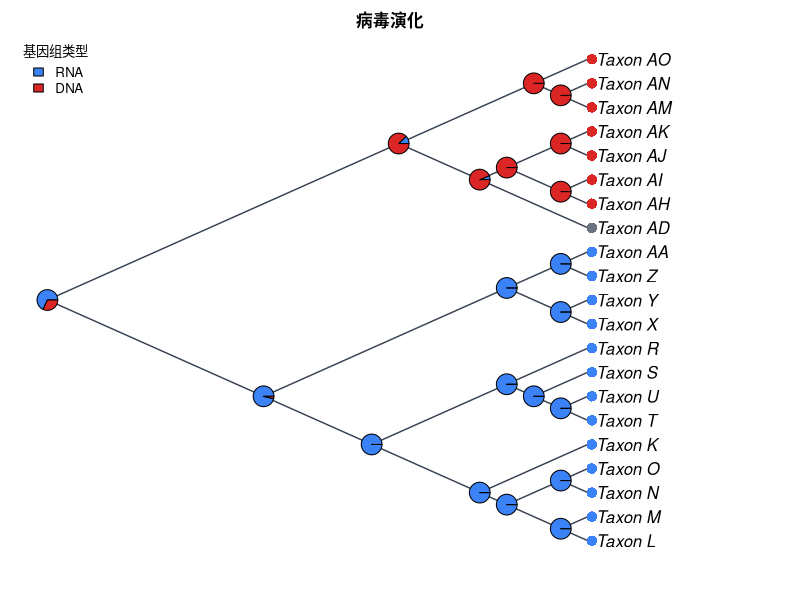

Source code (R):
#!/usr/bin/env Rscript
# CladeForge reproducible-analysis script
# Project : 病毒演化
# Format  : CladeForge project v0.2.0
# Software: CladeForge 0.3.0 (this header is the provenance stamp a
#           reproducibility checklist asks for: software version, generation
#           time and the analysis parameters are printed beside the numbers)
# Generated: (timestamp omitted in fixture)
#
# PARAMETER SUMMARY (what the app used):
#   * parsimony: tie-break = parent-state first, then tip frequency, then
#     declaration order; the reported single path is ONE of possibly many
#     equally parsimonious reconstructions.
#   * Mk: each character's rate is the application's own fit (maximum-likelihood fit (1-D profile over the pruning likelihood)),
#     baked in at generation time; the script replays that number instead of
#     re-fitting, so its posteriors match what the app reported. Characters the
#     app could not fit fall back to 1 / mean(branch length) with a printed
#     note. Display threshold applied post hoc; the posterior is marginal
#     (per-node), NOT joint.
#   * The R implementation below computes the likelihood in ORDINARY space
#     while the app runs in log-space: values agree to floating-point noise on
#     modest trees but can drift on very large or very unbalanced ones.
#   * Node ancestral states asserted by the user in CladeForge are IGNORED by
#     the parsimony baseline (independent reference by design); the R script
#     reproduces that baseline, not the user's hypotheses.
#
# What this script reproduces, and what it does not:
#   REPRODUCED (same algorithms as the application):
#     * Sankoff parsimony with the project's step matrix (advisory baseline);
#     * equal-rates Mk ancestral-state reconstruction (pruning + up-pass), i.e.
#       the posterior probabilities the app reports.
#   APPROXIMATED:
#     * a PDF figure drawn from the same data — character-coloured tips,
#       posterior pies, legend — in the project's cladogram layout
#       (equal branch spacing, like the CladeForge cladogram (branch lengths ignored)). It is NOT a pixel copy of the on-screen figure: manual
#       node positions, collapsed clades, custom reticulation edges, era bands
#       and the interactive ladderising order are GUI state that ape does not
#       consume. The topology, tip labels, states and posteriors are identical;
#       the geometry is a same-data rendering.
#   Branch lengths: present, used as given.
# Run with: Rscript this_file.R   (install.packages("ape") if needed)

library(ape)

# The tree is assembled from vectors rather than parsed from Newick, so every
# label survives byte-exact even where ape's own reader would mangle it.
tree <- structure(
  list(
    edge = matrix(c(22, 23, 22, 24, 23, 25, 23, 26, 24, 27, 24, 28, 25, 29, 25, 30, 26, 31, 26, 32, 27, 1, 27, 33, 28, 34, 28, 2, 29, 35, 29, 3, 30, 36, 30, 4, 31, 5, 31, 6, 32, 7, 32, 8, 33, 37, 33, 38, 34, 9, 34, 10, 35, 39, 35, 40, 36, 41, 36, 11, 37, 12, 37, 13, 38, 14, 38, 15, 39, 16, 39, 17, 40, 18, 40, 19, 41, 20, 41, 21), ncol = 2, byrow = TRUE),
    edge.length = c(200, 400, 950, 1150, 1300, 1350, 50, 150, 50, 150, 2500, 1250, 50, 2450, 1450, 3000, 1600, 2900, 2800, 2800, 2700, 2700, 50, 150, 2400, 2400, 50, 150, 50, 1300, 1200, 1200, 1100, 1100, 1500, 1500, 1400, 1400, 1250, 1250),
    Nnode = 20L,
    tip.label = c("Taxon_AD", "Taxon_AO", "Taxon_K", "Taxon_R", "Taxon_X", "Taxon_Y", "Taxon_Z", "Taxon_AA", "Taxon_AM", "Taxon_AN", "Taxon_S", "Taxon_AH", "Taxon_AI", "Taxon_AJ", "Taxon_AK", "Taxon_L", "Taxon_M", "Taxon_N", "Taxon_O", "Taxon_T", "Taxon_U"),
    node.label = c("Taxon_A", "Taxon_B", "Taxon_C", "Taxon_D", "Taxon_E", "Taxon_AB", "Taxon_AC", "Taxon_F", "Taxon_G", "Taxon_V", "Taxon_W", "Taxon_AE", "Taxon_AL", "Taxon_H", "Taxon_P", "Taxon_AF", "Taxon_AG", "Taxon_I", "Taxon_J", "Taxon_Q")
  ),
  class = "phylo"
)

# Branch lengths, with an explicit unit-length fallback: a cladogram-only project
# serialises no lengths at all, and 1 / mean(NULL) would poison every
# transition probability below.
bl <- tree$edge.length
if (is.null(bl) || !any(is.finite(bl) & bl > 0)) {
  bl <- rep(1, nrow(tree$edge))
  cat("NOTE: the tree carries no usable branch lengths; Mk probabilities and the\n")
  cat("      figure use unit (equal) branch lengths, i.e. topology-only inference.\n\n")
}

# Equal-rates Mk rate: one expected substitution per mean branch, so the
# transition probabilities are invariant to the tree's absolute scale. Every
# length above is already resolved the way the application resolves it (a
# recorded 0 is a real zero; unset / negative / non-finite became 1), so the mean
# runs over ALL of them — filtering here would drop zero-length and unmeasured
# edges from the average and make this script reconstruct at a different rate
# than the application reports. Deriving it from the fallback-protected bl
# above is what keeps the rate finite for a cladogram-only project.
#
# This fallback rate is used ONLY for a character the application itself could
# not fit (NULL rate below); characters with a baked rate replay the
# application's ML value, so the script's posteriors match the app's instead
# of drifting with the branch-length mean.
rate <- 1 / mean(bl)


characters <- list(
  list(
    name = "基因组类型",
    type = "discrete",
    states = c("RNA", "DNA"),
    colors = c("#3b82f6", "#dc2626"),
    cost = NULL,
    rate = 0.0000250272979175439,
    tips = c("Taxon_K" = "RNA", "Taxon_L" = "RNA", "Taxon_M" = "RNA", "Taxon_N" = "RNA", "Taxon_O" = "RNA", "Taxon_R" = "RNA", "Taxon_S" = "RNA", "Taxon_T" = "RNA", "Taxon_U" = "RNA", "Taxon_X" = "RNA", "Taxon_Y" = "RNA", "Taxon_Z" = "RNA", "Taxon_AA" = "RNA", "Taxon_AH" = "DNA", "Taxon_AI" = "DNA", "Taxon_AJ" = "DNA", "Taxon_AK" = "DNA", "Taxon_AM" = "DNA", "Taxon_AN" = "DNA", "Taxon_AO" = "DNA")
  ),
  list(
    name = "宿主类型",
    type = "discrete",
    states = c("动物", "细菌", "植物", "原生生物（阿米巴）"),
    colors = c("#8b5cf6", "#f59e0b", "#22c55e", "#14b8a6"),
    cost = NULL,
    rate = 0.000024057016433407586,
    tips = c("Taxon_K" = "植物", "Taxon_L" = "动物", "Taxon_M" = "动物", "Taxon_N" = "动物", "Taxon_O" = "动物", "Taxon_R" = "动物", "Taxon_S" = "动物", "Taxon_T" = "动物", "Taxon_U" = "动物", "Taxon_X" = "动物", "Taxon_Y" = "动物", "Taxon_Z" = "动物", "Taxon_AA" = "动物", "Taxon_AH" = "动物", "Taxon_AI" = "动物", "Taxon_AJ" = "细菌", "Taxon_AK" = "细菌", "Taxon_AM" = "动物", "Taxon_AN" = "动物", "Taxon_AO" = "原生生物（阿米巴）")
  )
)

# --- helpers ----------------------------------------------------------------

## Equal-rates (ER) Mk transition matrix P(t): the same closed form used by
## CladeForge's inference assistant. The rate is scaled by the mean branch
## length so probabilities are invariant to the tree's absolute scale.
p_er <- function(t, k, rate) {
  e <- exp(-k * rate * t)
  P <- matrix(1 / k, k, k) - (1 / k) * e
  diag(P) <- 1 / k + ((k - 1) / k) * e
  P
}

## Sankoff parsimony down/up pass. 'cost' is k x k; tips absent from tip_states
## are treated as missing data.
sankoff <- function(tree, tip_states, states, cost) {
  ntip <- length(tree$tip.label)
  k <- length(states)
  sidx <- setNames(seq_len(k), states)
  x <- sidx[tip_states[tree$tip.label]]
  parent <- tree$edge[, 1]
  child <- tree$edge[, 2]
  kids <- split(child, parent)
  root <- setdiff(unique(parent), unique(child))
  g <- matrix(0, nrow = ntip + tree$Nnode, ncol = k)
  rownames(g) <- as.character(seq_len(ntip + tree$Nnode))
  ## Down-pass: internal node indices decrease from root, so descending order
  ## visits children before parents.
  for (v in sort(as.integer(names(kids)), decreasing = TRUE)) {
    for (i in seq_len(k)) {
      total <- 0
      for (ch in kids[[as.character(v)]]) {
        if (ch <= ntip) {
          xi <- x[[ch]]
          if (is.na(xi)) next
          total <- total + min(cost[i, ] + ifelse(seq_len(k) == xi, 0, Inf))
        } else {
          total <- total + min(cost[i, ] + g[as.character(ch), ])
        }
      }
      g[as.character(v), i] <- total
    }
  }
  ## Up-pass: assign each node a state minimising cost given its parent.
  node_state <- integer(ntip + tree$Nnode)
  walk <- function(v, parent_state) {
    base <- if (parent_state == 0L) rep(0, k) else cost[parent_state, ]
    scores <- base + g[as.character(v), ]
    best <- which.min(scores)
    node_state[v] <<- best
    for (ch in kids[[as.character(v)]]) {
      if (ch > ntip) walk(ch, best)
    }
  }
  walk(root, 0L)
  list(cost = min(g[as.character(root), ]),
       states = node_state, k = k)
}

## Equal-rates Mk marginal ancestral reconstruction: Felsenstein pruning
## (down-pass) + parent/sibling up-pass, normal space. Uses the script-level
## 'bl' (which already falls back to unit lengths when the tree has none) and the
## 'rate' is passed per character: the application's own ML fit for that
## character when it has one, else the 1 / mean usable branch length fallback.
## For very large or very unbalanced trees prefer log-space implementations
## (phangorn::ace, phytools).
mk_asr <- function(tree, tip_states, states, rate) {
  ntip <- length(tree$tip.label)
  k <- length(states)
  sidx <- setNames(seq_len(k), states)
  x <- sidx[tip_states[tree$tip.label]]
  parent <- tree$edge[, 1]
  child <- tree$edge[, 2]
  kids <- split(seq_along(child), parent)  # edge-row indices per parent
  root <- setdiff(unique(parent), unique(child))
  L <- matrix(1, nrow = ntip + tree$Nnode, ncol = k)
  rownames(L) <- as.character(seq_len(ntip + tree$Nnode))
  for (v in sort(as.integer(names(kids)), decreasing = TRUE)) {
    rows <- kids[[as.character(v)]]
    vec <- rep(1, k)
    for (r in rows) {
      ch <- child[r]
      m <- if (ch <= ntip) {
        xi <- x[[ch]]
        if (is.na(xi)) rep(1, k) else as.numeric(seq_len(k) == xi)
      } else L[as.character(ch), ]
      vec <- vec * (p_er(bl[r], k, rate) %*% m)
    }
    s <- sum(vec)
    L[as.character(v), ] <- if (s > 0) vec / s else rep(1 / k, k)
  }
  G <- matrix(1 / k, nrow = ntip + tree$Nnode, ncol = k)
  rownames(G) <- rownames(L)
  for (v in sort(as.integer(names(kids)))) {
    rows <- kids[[as.character(v)]]
    for (r in rows) {
      ch <- child[r]
      if (ch <= ntip) next
      sib_msg <- rep(1, k)
      for (r2 in rows) {
        ch2 <- child[r2]
        if (ch2 == ch) next
        m2 <- if (ch2 <= ntip) {
          xi <- x[[ch2]]
          if (is.na(xi)) rep(1, k) else as.numeric(seq_len(k) == xi)
        } else L[as.character(ch2), ]
        sib_msg <- sib_msg * (p_er(bl[r2], k, rate) %*% m2)
      }
      G[as.character(ch), ] <- p_er(bl[r], k, rate) %*% (G[as.character(v), ] * sib_msg)
      G[as.character(ch), ] <- G[as.character(ch), ] / sum(G[as.character(ch), ])
    }
  }
  post <- L * G
  post <- post / rowSums(post)
  list(posterior = post)
}

# --- analysis ---------------------------------------------------------------

cat("CladeForge reproducible analysis\n")
cat("Tree:", Ntip(tree), "tips,", tree$Nnode, "internal nodes\n\n")

internal_nodes <- (length(tree$tip.label) + 1):(length(tree$tip.label) + tree$Nnode)

for (ch in characters) {
  cat("== Character:", ch$name, "==\n")
  if (ch$type != "discrete" || length(ch$states) < 2) {
    cat("   continuous or single-state: exported as data only\n\n")
    next
  }
  scored <- ch$tips[names(ch$tips) %in% tree$tip.label]
  cost <- ch$cost
  if (is.null(cost)) {
    k <- length(ch$states)
    cost <- matrix(1, k, k); diag(cost) <- 0
  }
  sp <- sankoff(tree, scored, ch$states, cost)
  cat(sprintf("   Sankoff minimum cost: %g (step-matrix units)\n", sp$cost))
  ch_rate <- if (is.null(ch$rate)) {
    cat(sprintf("   NOTE: the application could not fit a rate for this character; using 1 / mean(branch length) = %g\n", rate))
    rate
  } else ch$rate
  asr <- mk_asr(tree, scored, ch$states, ch_rate)
  cat("   Mk posterior at each internal node (states:",
      paste(ch$states, collapse = " / "), ")\n")
  print(round(asr$posterior[as.character(internal_nodes), , drop = FALSE], 3))
  cat("\n")
}

# --- figure -----------------------------------------------------------------
# A same-data rendering of the GUI figure: character-coloured tips (first
# discrete character) + posterior pies at internal nodes + auto legend, in the
# layout the project is displayed as. Manual positions / collapsed clades /
# custom edges / era bands are GUI-only and are not reproduced here.

discrete <- Filter(function(ch) ch$type == "discrete" && length(ch$states) >= 2, characters)

# cairo_pdf renders unicode labels reliably; use pdf() if cairo is unavailable.
cairo_pdf("cladeforge_reconstruction.pdf", width = 9, height = 7)
par(mar = c(2, 1, 2, 2), xpd = NA)
cat("Figure layout: type = cladogram, use.edge.length = FALSE",
    "(equal branch spacing, like the CladeForge cladogram (branch lengths ignored))\n")
plot(tree, type = "cladogram", use.edge.length = FALSE,
     show.tip.label = TRUE,
     label.offset = 0.3,
     edge.color = "#374151", edge.width = 1.4)
title(main = "病毒演化", cex.main = 1.0)

if (length(discrete) > 0) {
  main <- discrete[[1]]
  scored <- main$tips[names(main$tips) %in% tree$tip.label]
  k <- length(main$states)
  cost <- main$cost
  if (is.null(cost)) { cost <- matrix(1, k, k); diag(cost) <- 0 }

  tip_col <- rep("#6b7280", Ntip(tree))
  names(tip_col) <- tree$tip.label
  for (lab in names(scored)) tip_col[[lab]] <- main$colors[[match(scored[[lab]], main$states)]]
  tiplabels(pch = 16, col = tip_col, cex = 1.4, offset = 0.15)

  asr <- mk_asr(tree, scored, main$states, if (is.null(main$rate)) rate else main$rate)
  nodelabels(node = internal_nodes, pie = asr$posterior[as.character(internal_nodes), , drop = FALSE],
             piecol = main$colors, cex = 0.7)
  legend("topleft", legend = main$states, fill = main$colors,
         title = main$name, bty = "n", cex = 0.8)
}

dev.off()

cat("Wrote cladeforge_reconstruction.pdf\n")
